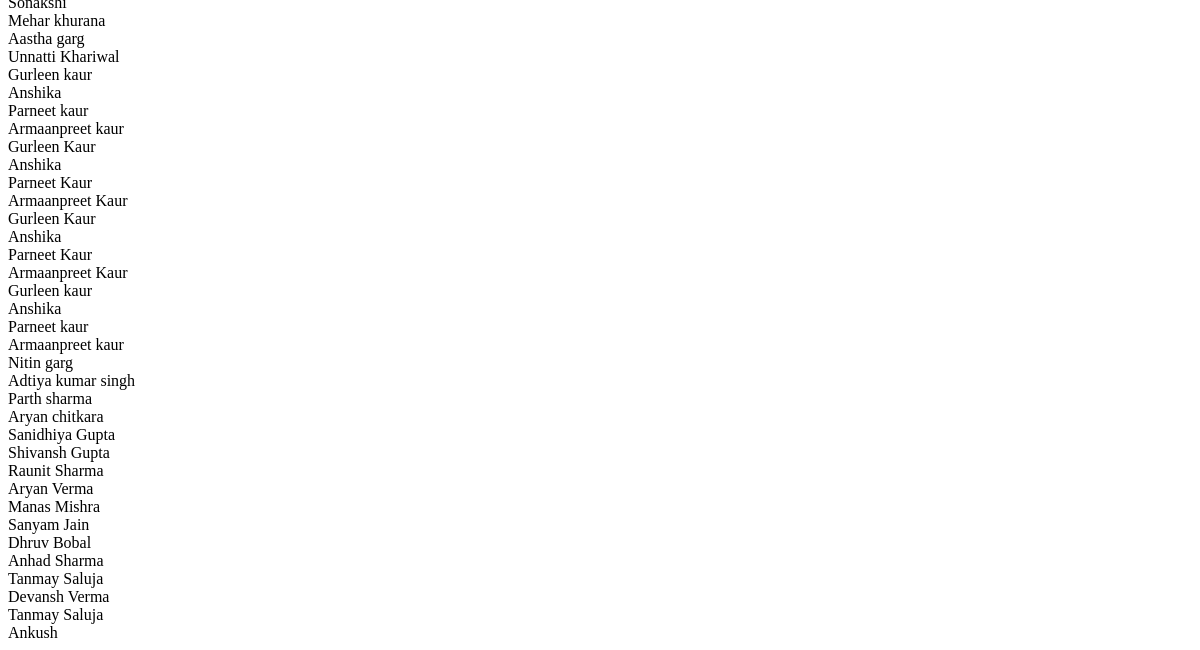
The app's page / (lower part), older data.
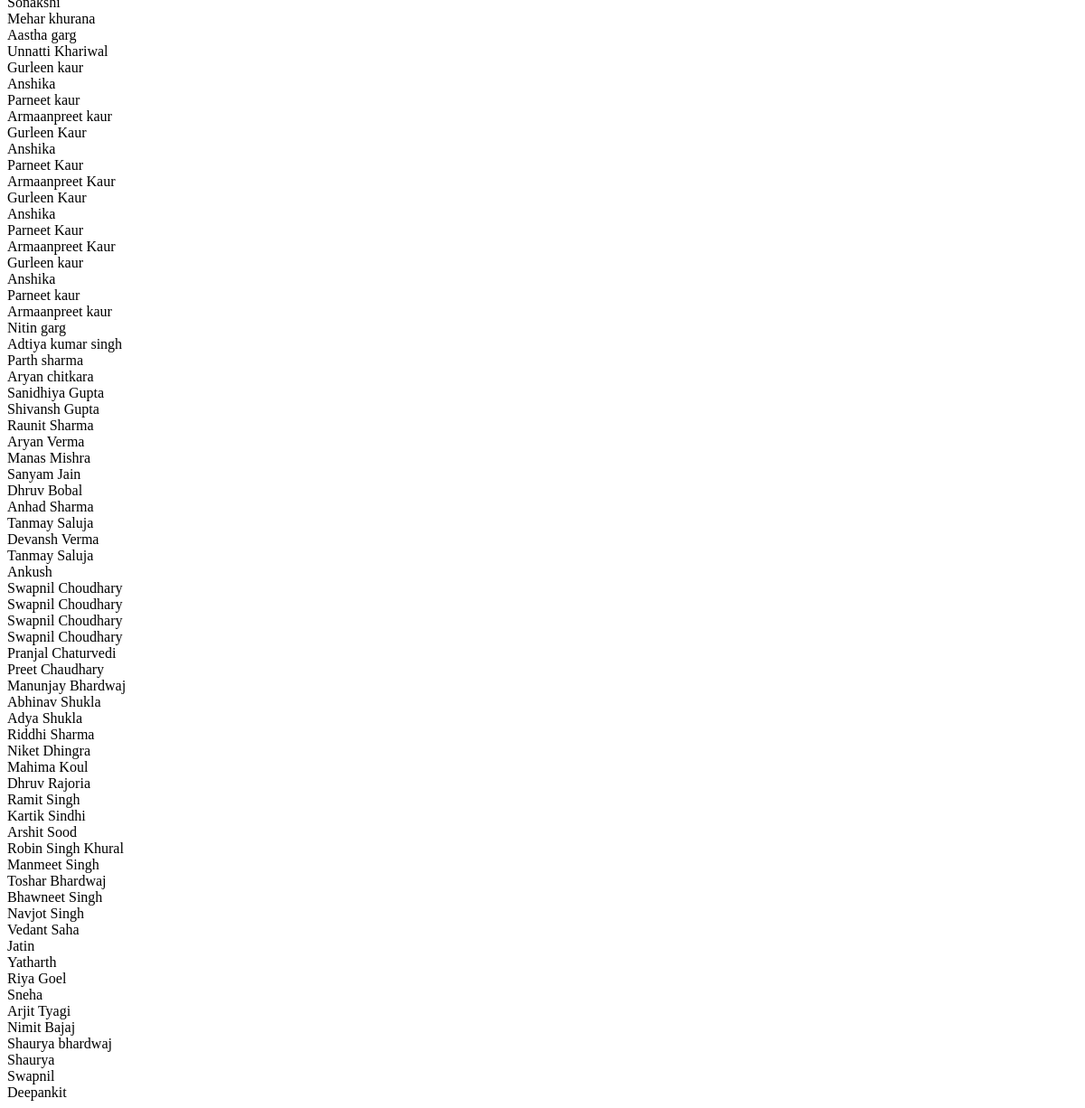
The same page, newer data.
### website/models.py (models this page shows, shortened)
class Member(models.Model):
    name1=models.CharField(max_length=50)
    name2=models.CharField(max_length=50)
    name3=models.CharField(max_length=50)
    name4=models.CharField(max_length=50)
    roll1=models.IntegerField()
    roll2=models.IntegerField()
    roll3=models.IntegerField()
    roll4=models.IntegerField()
    email1=models.EmailField(max_length=200)
    email2=models.EmailField(max_length=200)
    email3=models.EmailField(max_length=200)
    email4=models.EmailField(max_length=200)
    phone1=models.IntegerField()
    phone2=models.IntegerField()
    phone3=models.IntegerField()
    phone4=models.IntegerField()
    tname=models.CharField(max_length=100)

### website/views.py (the view)
# urls.py: path('',views.home, name="home"),
def home(request):
    all_members=Member.objects.all
    return render(request, 'home.html' ,{'all':all_members})

### website/templates/home.html (shortened to what this page needs)
{% for item in all %}
    {{ item.name1 }}<br/>
    {{ item.name2 }}<br/>
    {{ item.name3 }}<br/>
    {{ item.name4 }}<br/>
{% endfor %}

Row changes from the older to the newer data that the page shows:
added Member: name1 "Swapnil Choudhary", name2 "Swapnil Choudhary", name3 "Swapnil Choudhary", name4 "Swapnil Choudhary"
added Member: name1 "Pranjal Chaturvedi", name2 "Preet Chaudhary", name3 "Manunjay Bhardwaj", name4 "Abhinav Shukla"
added Member: name1 "Adya Shukla", name2 "Riddhi Sharma", name3 "Niket Dhingra", name4 "Mahima Koul"
added Member: name1 "Dhruv Rajoria", name2 "Ramit Singh", name3 "Kartik Sindhi", name4 "Arshit Sood"
added Member: name1 "Robin Singh Khural", name2 "Manmeet Singh", name3 "Toshar Bhardwaj", name4 "Bhawneet Singh"
added Member: name1 "Navjot Singh", name2 "Vedant Saha", name3 "Jatin", name4 "Yatharth"
added Member: name1 "Riya Goel", name2 "Sneha", name3 "Arjit Tyagi", name4 "Nimit Bajaj"
added Member: name1 "Shaurya bhardwaj", name2 "Shaurya", name3 "Swapnil", name4 "Deepankit"
